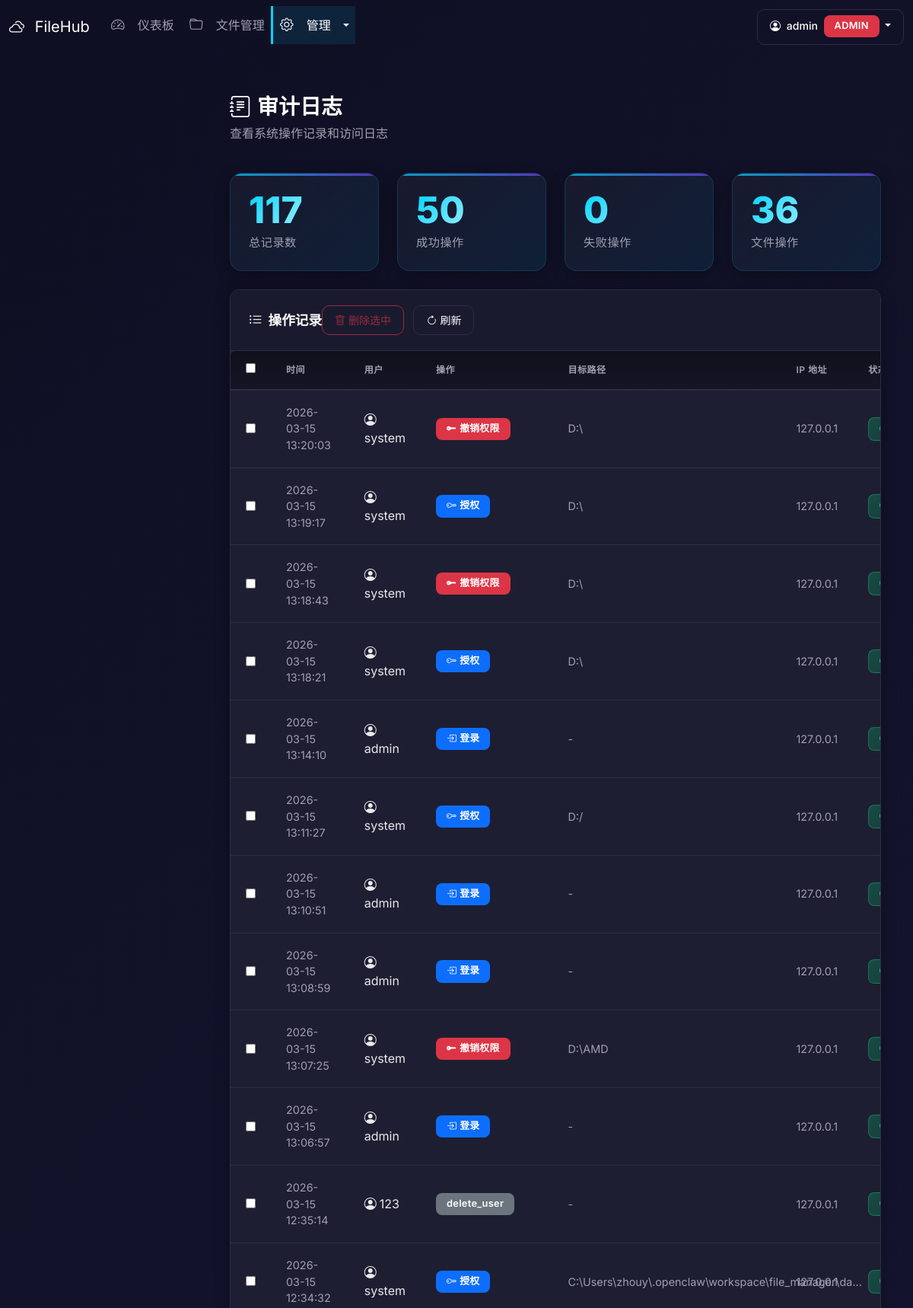
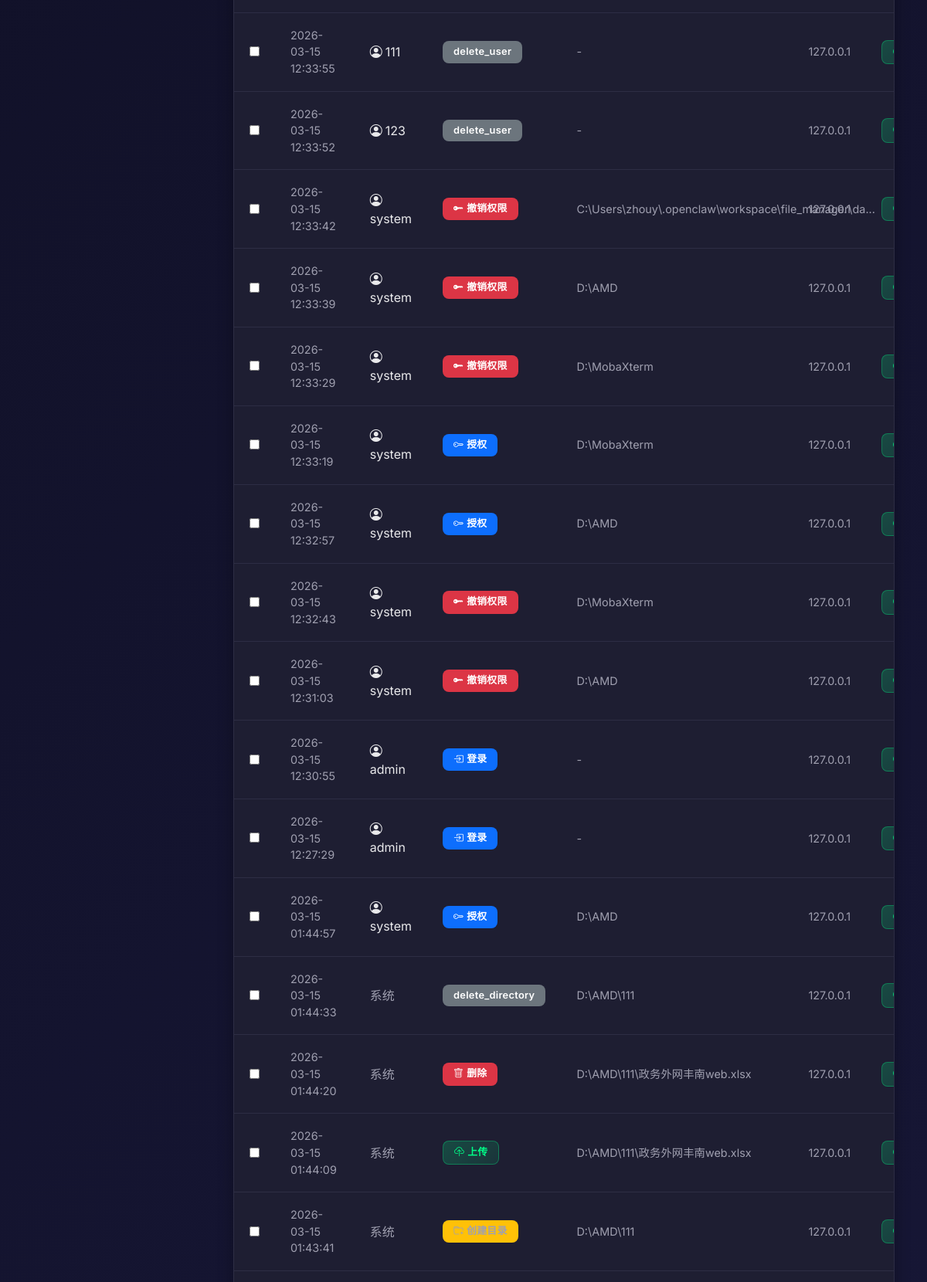
The page /admin/logs (signed in, upper part) on the database its author committed (2 pictures, top to bottom).
### database.py (models this page shows, shortened)
class AuditLog(Base):
    __tablename__ = 'audit_logs'
    id = Column(Integer, primary_key=True, autoincrement=True)
    user_id = Column(Integer, ForeignKey('users.id', ondelete='SET NULL'), nullable=True, index=True)
    username = Column(String(50), nullable=True)  # 冗余存储，防止用户删除后无法追溯
    action = Column(String(50), nullable=False, index=True)  # login, upload, download, delete, etc.
    target_path = Column(String(500), nullable=True)
    ip_address = Column(String(45), nullable=True)
    user_agent = Column(String(500), nullable=True)
    status = Column(String(20), default='success')  # success, failed
    details = Column(Text, nullable=True)
    timestamp = Column(DateTime, default=datetime.now, index=True)
    user = relationship('User', back_populates='audit_logs')

### app.py (the view)
@app.route('/admin/logs')
@login_required
@admin_required
def admin_logs():
    page = request.args.get('page', 1, type=int)
    per_page = 50
    db = get_session()
    try:
        total = db.query(AuditLog).count()
        logs = db.query(AuditLog).order_by(AuditLog.timestamp.desc())\
            .offset((page - 1) * per_page).limit(per_page).all()
        return render_template('admin/logs.html', logs=logs, page=page, total=total, per_page=per_page)
    finally:
        db.close()

### auth.py (called while the page is built)
def get_user_by_id(user_id):
    db = get_session()
    try:
        return db.query(User).filter(User.id == user_id).first()
    finally:
        db.close()

def login_required(f):
    @wraps(f)
    def decorated_function(*args, **kwargs):
        if 'user_id' not in session:
            if request.path.startswith('/api/'):
                return jsonify({'success': False, 'error': '请先登录'}), 401
            flash('请先登录', 'warning')
            return redirect(url_for('login', next=request.url))
        return f(*args, **kwargs)
    return decorated_function

def admin_required(f):
    @wraps(f)
    def decorated_function(*args, **kwargs):
        if 'user_id' not in session:
            if request.path.startswith('/api/'):
                return jsonify({'success': False, 'error': '未登录'}), 401
            flash('请先登录', 'warning')
            return redirect(url_for('login', next=request.url))
        user = get_user_by_id(session['user_id'])
        if not user or user.role != 'admin' or not user.is_active:
            if request.path.startswith('/api/'):
                return jsonify({'success': False, 'error': '权限不足'}), 403
            flash('权限不足', 'danger')
            return redirect(url_for('dashboard'))
        return f(*args, **kwargs)
    return decorated_function

### database.py (called while the page is built)
def get_session():
    return Session()

### templates/admin/logs.html (shortened to what this page needs)
{% extends "base.html" %}
{% block content %}
<div class="row mb-4">
    <div class="col-12">
        <h2 class="page-title">
            <i class="bi bi-journal-text me-2"></i>审计日志
        </h2>
        <p class="text-muted">查看系统操作记录和访问日志</p>
    </div>
</div>
<div class="row g-4 mb-4">
    <div class="col-md-3">
        <div class="stat-card">
            <div class="stat-content">
                <h3>{{ total }}</h3>
                <p>总记录数</p>
            </div>
        </div>
    </div>
    <div class="col-md-3">
        <div class="stat-card">
            <div class="stat-content">
                <h3>{{ logs|selectattr('status', 'equalto', 'success')|list|length }}</h3>
                <p>成功操作</p>
            </div>
        </div>
    </div>
    <div class="col-md-3">
        <div class="stat-card">
            <div class="stat-content">
                <h3>{{ logs|selectattr('status', 'equalto', 'failed')|list|length }}</h3>
                <p>失败操作</p>
            </div>
        </div>
    </div>
    <div class="col-md-3">
        <div class="stat-card">
            <div class="stat-content">
                <h3>{{ logs|rejectattr('action', 'equalto', 'login')|list|length }}</h3>
                <p>文件操作</p>
            </div>
        </div>
    </div>
</div>
<div class="content-card">
    <div class="card-header-custom">
        <div class="d-flex justify-content-between align-items-center">
            <h5><i class="bi bi-list-ul me-2"></i>操作记录</h5>
            <div>
                <button class="btn btn-sm btn-outline-danger me-2" onclick="deleteSelected()" id="btn-delete-selected" disabled>
                    <i class="bi bi-trash me-1"></i>删除选中
                </button>
                <button class="btn btn-sm btn-outline-light" onclick="location.reload()">
                    <i class="bi bi-arrow-clockwise me-1"></i>刷新
                </button>
            </div>
        </div>
    </div>
    <div class="card-body-custom">
        <div class="table-responsive">
            <table class="table table-hover" id="logs-table">
                <thead>
                    <tr>
                        <th style="width: 40px;">
                            <input type="checkbox" id="select-all" onclick="toggleSelectAll()">
                        </th>
                        <th>时间</th>
                        <th>用户</th>
                        <th>操作</th>
                        <th>目标路径</th>
                        <th>IP 地址</th>
                        <th>状态</th>
                    </tr>
                </thead>
                <tbody>
                    {% for log in logs %}
                    <tr>
                        <td>
                            <input type="checkbox" class="log-checkbox" value="{{ log.id }}" onclick="updateDeleteButton()">
                        </td>
                        <td class="text-muted small">
                            {{ log.timestamp.strftime('%Y-%m-%d %H:%M:%S') }}
                        </td>
                        <td>
                            {% if log.username %}
                            <i class="bi bi-person-circle me-1"></i>{{ log.username }}
                            {% else %}
                            <span class="text-muted">系统</span>
                            {% endif %}
                        </td>
                        <td>
                            {% if log.action == 'login' %}
                            <span class="badge bg-primary"><i class="bi bi-box-arrow-in-right me-1"></i>登录</span>
                            {% elif log.action == 'logout' %}
                            <span class="badge bg-secondary"><i class="bi bi-box-arrow-right me-1"></i>登出</span>
                            {% elif log.action == 'upload' %}
                            <span class="badge bg-success"><i class="bi bi-cloud-upload me-1"></i>上传</span>
                            {% elif log.action == 'download' %}
                            <span class="badge bg-info"><i class="bi bi-cloud-download me-1"></i>下载</span>
                            {% elif log.action == 'delete' %}
                            <span class="badge bg-danger"><i class="bi bi-trash me-1"></i>删除</span>
                            {% elif log.action == 'create_directory' %}
                            <span class="badge bg-warning text-dark"><i class="bi bi-folder-plus me-1"></i>创建目录</span>
                            {% elif log.action == 'rename' %}
                            <span class="badge bg-warning text-dark"><i class="bi bi-pencil me-1"></i>重命名</span>
                            {% elif log.action == 'grant_permission' %}
                            <span class="badge bg-primary"><i class="bi bi-key me-1"></i>授权</span>
                            {% elif log.action == 'revoke_permission' %}
                            <span class="badge bg-danger"><i class="bi bi-key-fill me-1"></i>撤销权限</span>
                            {% elif 'failed' in log.action %}
                            <span class="badge bg-danger"><i class="bi bi-x-circle me-1"></i>失败</span>
                            {% else %}
                            <span class="badge bg-secondary">{{ log.action }}</span>
                            {% endif %}
                        </td>
                        <td class="text-muted small" style="max-width: 300px;">
                            {{ log.target_path[:50] + '...' if log.target_path and log.target_path|length > 50 else (log.target_path or '-') }}
                        </td>
                        <td class="text-muted small">{{ log.ip_address or '-' }}</td>
                        <td>
                            {% if log.status == 'success' %}
                            <span class="badge bg-success">成功</span>
                            {% else %}
                            <span class="badge bg-danger"><i class="bi bi-x-circle me-1"></i>失败</span>
                            {% endif %}
                        </td>
                    </tr>
                    {% endfor %}
                </tbody>
            </table>
        </div>
    </div>
</div>
</div>
{% endblock %}

### rows shown on the page
AuditLog: timestamp "2026-03-15 13:20:03", username "system", shows "撤销权限", target_path "D:\\", ip_address "127.0.0.1"
AuditLog: timestamp "2026-03-15 13:19:17", username "system", action "grant_permission" (drawn), target_path "D:\\", ip_address "127.0.0.1"
AuditLog: timestamp "2026-03-15 13:18:43", username "system", shows "撤销权限", target_path "D:\\", ip_address "127.0.0.1"
AuditLog: timestamp "2026-03-15 13:18:21", username "system", action "grant_permission" (drawn), target_path "D:\\", ip_address "127.0.0.1"
AuditLog: timestamp "2026-03-15 13:14:10", username "admin", action "login" (drawn), target_path "-", ip_address "127.0.0.1"
AuditLog: timestamp "2026-03-15 13:11:27", username "system", action "grant_permission" (drawn), target_path "D:/", ip_address "127.0.0.1"
AuditLog: timestamp "2026-03-15 13:10:51", username "admin", action "login" (drawn), target_path "-", ip_address "127.0.0.1"
AuditLog: timestamp "2026-03-15 13:08:59", username "admin", action "login" (drawn), target_path "-", ip_address "127.0.0.1"
AuditLog: timestamp "2026-03-15 13:07:25", username "system", shows "撤销权限", target_path "D:\\AMD", ip_address "127.0.0.1"
AuditLog: timestamp "2026-03-15 13:06:57", username "admin", action "login" (drawn), target_path "-", ip_address "127.0.0.1"
AuditLog: timestamp "2026-03-15 12:35:14", username "123", action "delete_user", target_path "-", ip_address "127.0.0.1"
AuditLog: timestamp "2026-03-15 12:34:32", username "system", action "grant_permission" (drawn), target_path "C:\\Users\\zhouy\\.openclaw\\workspace\\file_manager\\da...", ip_address "127.0.0.1"
AuditLog: timestamp "2026-03-15 12:33:55", username "111", action "delete_user", target_path "-", ip_address "127.0.0.1"
AuditLog: timestamp "2026-03-15 12:33:52", username "123", action "delete_user", target_path "-", ip_address "127.0.0.1"
AuditLog: timestamp "2026-03-15 12:33:42", username "system", shows "撤销权限", target_path "C:\\Users\\zhouy\\.openclaw\\workspace\\file_manager\\da...", ip_address "127.0.0.1"
AuditLog: timestamp "2026-03-15 12:33:39", username "system", shows "撤销权限", target_path "D:\\AMD", ip_address "127.0.0.1"
AuditLog: timestamp "2026-03-15 12:33:29", username "system", shows "撤销权限", target_path "D:\\MobaXterm", ip_address "127.0.0.1"
AuditLog: timestamp "2026-03-15 12:33:19", username "system", action "grant_permission" (drawn), target_path "D:\\MobaXterm", ip_address "127.0.0.1"
AuditLog: timestamp "2026-03-15 12:32:57", username "system", action "grant_permission" (drawn), target_path "D:\\AMD", ip_address "127.0.0.1"
AuditLog: timestamp "2026-03-15 12:32:43", username "system", shows "撤销权限", target_path "D:\\MobaXterm", ip_address "127.0.0.1"
AuditLog: timestamp "2026-03-15 12:31:03", username "system", shows "撤销权限", target_path "D:\\AMD", ip_address "127.0.0.1"
AuditLog: timestamp "2026-03-15 12:30:55", username "admin", action "login" (drawn), target_path "-", ip_address "127.0.0.1"
AuditLog: timestamp "2026-03-15 12:27:29", username "admin", action "login" (drawn), target_path "-", ip_address "127.0.0.1"
AuditLog: timestamp "2026-03-15 01:44:57", username "system", action "grant_permission" (drawn), target_path "D:\\AMD", ip_address "127.0.0.1"
AuditLog: timestamp "2026-03-15 01:44:33", shows "系统", action "delete_directory", target_path "D:\\AMD\\111", ip_address "127.0.0.1"
AuditLog: timestamp "2026-03-15 01:44:20", shows "系统", action "delete" (drawn), target_path "D:\\AMD\\111\\政务外网丰南web.xlsx", ip_address "127.0.0.1"
AuditLog: timestamp "2026-03-15 01:44:09", shows "系统", action "upload" (drawn), target_path "D:\\AMD\\111\\政务外网丰南web.xlsx", ip_address "127.0.0.1"
AuditLog: timestamp "2026-03-15 01:43:41", shows "系统", action "create_directory" (drawn), target_path "D:\\AMD\\111", ip_address "127.0.0.1"

### other values the page prints
{{ session.username }} "admin"
{{ total }} "117"
{{ logs|selectattr('status', 'equalto', 'success')|list|length }} "50"
{{ logs|selectattr('status', 'equalto', 'failed')|list|length }} "0"
{{ logs|rejectattr('action', 'equalto', 'login')|list|length }} "36"
